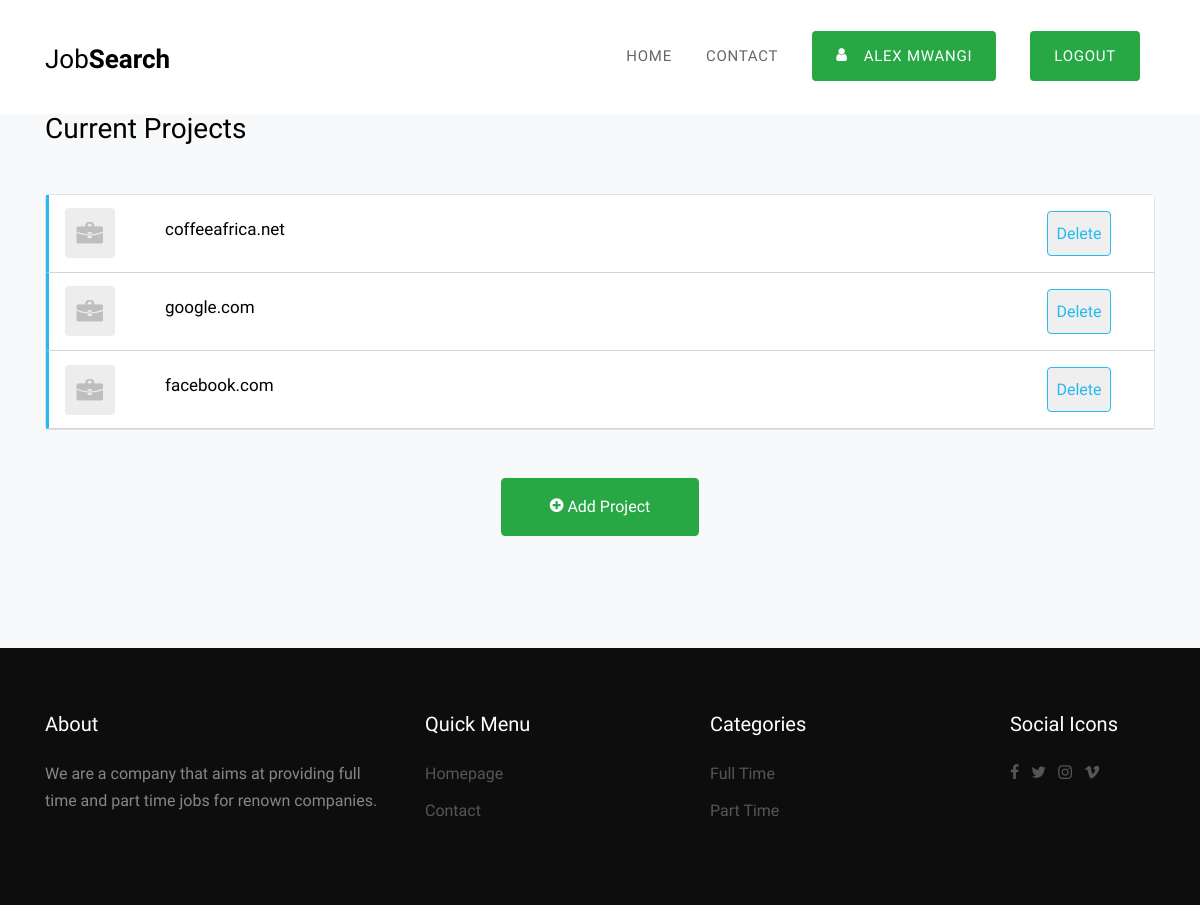
Screenshot of /projects/ (signed in) with the database file from the repository.
### jobsearch_APP/models.py (models this page shows)
class Project(models.Model):
    user = models.ForeignKey(user_model, on_delete= models.CASCADE)
    link = models.CharField(max_length= 200)

### jobsearch_APP/views.py (the view, shortened to what this page needs)
# urls.py: path('projects/', projects, name="projects"),
def projects(request):
    return render(request, 'cv/projects.html', {"project_queryset" : request.user.project_set.all()})

### templates/cv/projects.html (shortened to what this page needs)
{% extends 'base.html' %}
{% load static %}
{% block content %}
<div class="site-wrap">
{% include 'header.html' %}
<div class="site-section bg-light">
    <div class="container">
      <div class="row">
        <div class="col-md-12 mb-5 mb-md-0" data-aos="fade-up" data-aos-delay="100">
          <h2 class="mb-5 h3">Current Projects</h2>
          <div class="rounded border jobs-wrap">
            {% for project in project_queryset %}
            <div class="job-item d-block d-md-flex align-items-center  border-bottom fulltime">
              <div class="company-logo blank-logo text-center text-md-left pl-3">
                <img src="{% static 'jobfinder/images/company_logo_blank.png' %}" alt="Image" class="img-fluid mx-auto">
              </div>
              <div class="job-details h-100">
                <div class="p-3 align-self-center">
                  <h3>{{project.link}}</h3>
                </div>
              </div>
              <div class="job-category align-self-center">
                <div class="p-3">
                  <a href="?delete={{project.id}}"><button class="text-info p-2 rounded border border-info">Delete</button></a>
                </div>
              </div>
            </div>
            {% endfor %}
          </div>
          <div class="col-md-12 text-center mt-5">
            <button class="btn btn-primary rounded py-3 px-5" data-toggle="modal" data-target="#exampleModal"><span class="icon-plus-circle"></span> Add Project</button>
          </div>
        </div>
      </div>
    </div>
  </div>
{% include 'footer.html' %}
</div>
{% endblock content %}

### templates/header.html (shortened to what this page needs)
{% load static %}
<div class="site-navbar-wrap js-site-navbar bg-white">
      <div class="container">
        <div class="site-navbar bg-light">
          <div class="py-1">
            <div class="row align-items-center">
              <div class="col-2">
                <h2 class="mb-0 site-logo"><a href="{% url 'homepage' %}">Job<strong class="font-weight-bold">Search</strong> </a></h2>
              </div>
              <div class="col-10">
                <nav class="site-navigation text-right" role="navigation">
                  <div class="container">
                    <ul class="site-menu js-clone-nav d-none d-lg-block">
                      <li><a href="{% url 'homepage' %}">Home</a></li>
                      <li><a href="{% url 'contact'%}">Contact</a></li>
                      {% if request.user.is_authenticated %}
                        {% if request.user.is_superuser == False %}
                        <li><a href="{% url 'profile' %}" ><span class="bg-primary text-white py-3 px-4 rounded"><span class="icon-user mr-3"></span>{{request.user.username}}</span></a></li>
                        {% endif %}
                        <li><a href="{% url 'logout' %}" ><span class="bg-primary text-white py-3 px-4 rounded">logout</span></a></li>
                      {% else %}
                      <li><a data-toggle="modal" data-target="#exampleModal"><span class="bg-primary text-white py-3 px-4 rounded"><span class="icon-plus mr-3"></span>create account</span></a></li>
                      {% endif %}
                    </ul>
                  </div>
                </nav>
              </div>
            </div>
          </div>
        </div>
      </div>
    </div>

### static/jobfinder/css/style.css (style rules this page uses)
body { line-height: 1.7; color: rgba(0, 0, 0, 0.5); font-weight: 400; font-size: 1rem; font-family: "Roboto Mono", SFMono-Regular, Menlo, Monaco, Consolas, "Liberation Mono", "Courier New", monospace; font-family: "Work Sans", -apple-system, BlinkMacSystemFont, "Segoe UI", Roboto, "Helvetica Neue", Arial, sans-serif, "Apple Color Emoji", "Segoe UI Emoji", "Segoe UI Symbol", "Noto Color Emoji"; }
h1, h2, h3, h4, h5, .h1, .h2, .h3, .h4, .h5 { color: #000; }
a { -webkit-transition: .3s all ease; -o-transition: .3s all ease; transition: .3s all ease; }
.site-wrap:before { -webkit-transition: .3s all ease-in-out; -o-transition: .3s all ease-in-out; transition: .3s all ease-in-out; background: rgba(0, 0, 0, 0.6); content: ""; position: absolute; z-index: 2000; top: 0; left: 0; right: 0; bottom: 0; opacity: 0; visibility: hidden; }
.btn { position: relative; top: 0; }
.site-section { padding: 3em 0; }
@media (min-width: 768px) { .site-section { padding: 7em 0; } }
.site-navbar-wrap { background: #fff !important; position: fixed; z-index: 99; width: 100%; padding: 20px 0; margin-bottom: 113px; left: 0; -webkit-transition: .3s all ease; -o-transition: .3s all ease; transition: .3s all ease; }
.site-navbar-top, .site-navbar { border-bottom: 1px solid rgba(0, 0, 0, 0.1); }
.site-navbar { margin-bottom: 0px; width: 100%; border-bottom: none; background: #fff !important; }
.site-navbar .site-logo { font-weight: 200; }
.site-navbar .site-logo a { font-weight: 200; font-size: 26px; color: #000; }
.site-navbar .site-navigation .site-menu { margin-bottom: 0; }
.site-navbar .site-navigation .site-menu a { text-decoration: none !important; font-size: 15px; display: inline-block; }
.site-navbar .site-navigation .site-menu > li { display: inline-block; padding: 10px 5px; }
.site-navbar .site-navigation .site-menu > li > a { padding: 10px 10px; text-transform: uppercase; letter-spacing: .05em; color: rgba(0, 0, 0, 0.6); font-size: 15px; text-decoration: none !important; }
.site-navbar .site-navigation .site-menu > li:last-child { padding-right: 0; }
.site-navbar .site-navigation .site-menu > li:last-child > a { padding-right: 0; }
.site-mobile-menu .site-nav-wrap { padding: 0; margin: 0; list-style: none; position: relative; }
.site-mobile-menu .site-nav-wrap a { padding: 10px 20px; display: block; position: relative; color: #212529; }
.site-mobile-menu .site-nav-wrap li { position: relative; display: block; }
.site-mobile-menu .site-nav-wrap > li { display: block; position: relative; float: left; width: 100%; }
.site-mobile-menu .site-nav-wrap > li > a { padding-left: 20px; font-size: 20px; }
.jobs-wrap .job-item { display: block; border-bottom: 1px solid #ced4da !important; color: rgba(0, 0, 0, 0.5); background: #fff; position: relative; z-index: 1; }
.jobs-wrap .job-item.fulltime { border-left: 3px solid #26baee; }
.jobs-wrap .job-item .company-logo { -webkit-box-flex: 0; -ms-flex: 0 0 100px; flex: 0 0 100px; }
.jobs-wrap .job-item .company-logo img { max-width: 50px; border-radius: 4px; }
.jobs-wrap .job-item h3 { font-size: 17px; }
.jobs-wrap .job-item .job-details { width: calc(100% - 250px); }
.jobs-wrap .job-item .job-category { -webkit-box-flex: 0; -ms-flex: 0 0 150px; flex: 0 0 150px; text-align: center; }

### rows the page displays
Project: link "coffeeafrica.net"
Project: link "google.com"
Project: link "facebook.com"

### other values shown
{{ request.user.username }} "ALEX MWANGI"
